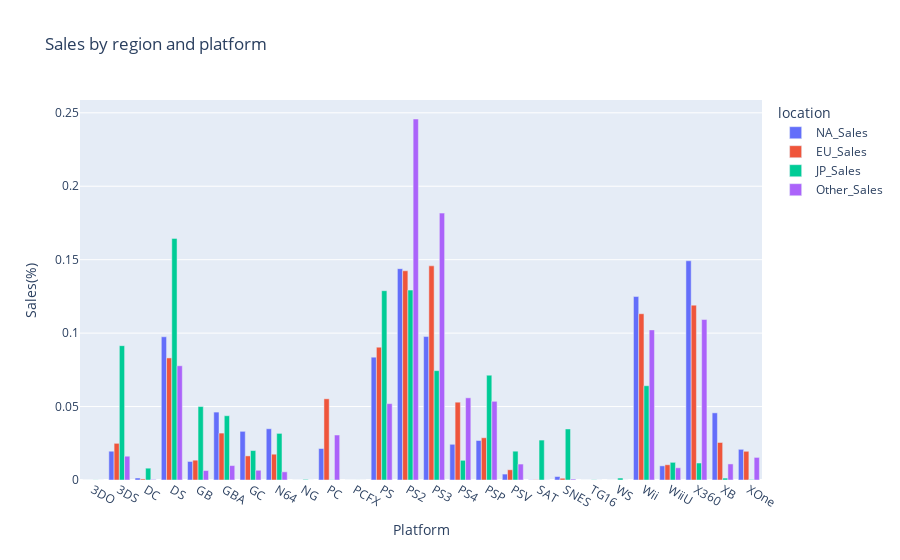

Notebook cell for this chart:
### Code cell
px.bar(df_plat_sales, title='Sales by region and platform', barmode="group", labels={'value': 'Sales(%)','variable': 'location'})

### Figure 1 — Plotly figure (JSON) as saved in the notebook; plotly's stock layout.template omitted (floating-point values rounded to 4 significant figures)
{"data": [{"alignmentgroup": "True", "hovertemplate": "location=NA_Sales<br>Platform=%{x}<br>Sales(%)=%{y}<extra></extra>", "legendgroup": "NA_Sales", "marker": {"color": "#636efa", "pattern": {"shape": ""}}, "name": "NA_Sales", "offsetgroup": "NA_Sales", "orientation": "v", "showlegend": true, "textposition": "auto", "type": "bar", "x": ["3DO", "3DS", "DC", "DS", "GB", "GBA", "GC", "N64", "NG", "PC", "PCFX", "PS", "PS2", "PS3", "PS4", "PSP", "PSV", "SAT", "SNES", "TG16", "WS", "Wii", "WiiU", "X360", "XB", "XOne"], "xaxis": "x", "y": [0, 0.01959, 0.001364, 0.09751, 0.01261, 0.04624, 0.03313, 0.03488, 0, 0.02142, 0, 0.08361, 0.1439, 0.09766, 0.02431, 0.02689, 0.004036, 0.0001381, 0.002348, 0, 0, 0.1249, 0.009623, 0.1492, 0.04572, 0.02089], "yaxis": "y"}, {"alignmentgroup": "True", "hovertemplate": "location=EU_Sales<br>Platform=%{x}<br>Sales(%)=%{y}<extra></extra>", "legendgroup": "EU_Sales", "marker": {"color": "#EF553B", "pattern": {"shape": ""}}, "name": "EU_Sales", "offsetgroup": "EU_Sales", "orientation": "v", "showlegend": true, "textposition": "auto", "type": "bar", "x": ["3DO", "3DS", "DC", "DS", "GB", "GBA", "GC", "N64", "NG", "PC", "PCFX", "PS", "PS2", "PS3", "PS4", "PSP", "PSV", "SAT", "SNES", "TG16", "WS", "Wii", "WiiU", "X360", "XB", "XOne"], "xaxis": "x", "y": [0, 0.02497, 0.0007237, 0.08311, 0.01349, 0.03194, 0.01641, 0.01757, 0, 0.05528, 0, 0.09044, 0.1424, 0.1458, 0.05297, 0.02876, 0.006968, 0.0001799, 0.001195, 0, 0, 0.1132, 0.01038, 0.1191, 0.02554, 0.01955], "yaxis": "y"}, {"alignmentgroup": "True", "hovertemplate": "location=JP_Sales<br>Platform=%{x}<br>Sales(%)=%{y}<extra></extra>", "legendgroup": "JP_Sales", "marker": {"color": "#00cc96", "pattern": {"shape": ""}}, "name": "JP_Sales", "offsetgroup": "JP_Sales", "orientation": "v", "showlegend": true, "textposition": "auto", "type": "bar", "x": ["3DO", "3DS", "DC", "DS", "GB", "GBA", "GC", "N64", "NG", "PC", "PCFX", "PS", "PS2", "PS3", "PS4", "PSP", "PSV", "SAT", "SNES", "TG16", "WS", "Wii", "WiiU", "X360", "XB", "XOne"], "xaxis": "x", "y": [7.52e-05, 0.09146, 0.008046, 0.1645, 0.05001, 0.04376, 0.02006, 0.03173, 0.0004042, 0.0001598, 2.82e-05, 0.1289, 0.1293, 0.07445, 0.01341, 0.07133, 0.01962, 0.02718, 0.03474, 0.0001504, 0.001335, 0.06418, 0.01202, 0.01156, 0.001297, 0.0003196], "yaxis": "y"}, {"alignmentgroup": "True", "hovertemplate": "location=Other_Sales<br>Platform=%{x}<br>Sales(%)=%{y}<extra></extra>", "legendgroup": "Other_Sales", "marker": {"color": "#ab63fa", "pattern": {"shape": ""}}, "name": "Other_Sales", "offsetgroup": "Other_Sales", "orientation": "v", "showlegend": true, "textposition": "auto", "type": "bar", "x": ["3DO", "3DS", "DC", "DS", "GB", "GBA", "GC", "N64", "NG", "PC", "PCFX", "PS", "PS2", "PS3", "PS4", "PSP", "PSV", "SAT", "SNES", "TG16", "WS", "Wii", "WiiU", "X360", "XB", "XOne"], "xaxis": "x", "y": [0, 0.01619, 0.0003484, 0.07777, 0.006426, 0.00982, 0.00662, 0.005561, 0, 0.03063, 0, 0.05199, 0.2458, 0.1817, 0.05595, 0.05358, 0.01085, 6.452e-05, 0.0006323, 0, 0, 0.1022, 0.008323, 0.1093, 0.01094, 0.01538], "yaxis": "y"}], "layout": {"barmode": "group", "legend": {"title": {"text": "location"}, "tracegroupgap": 0}, "title": {"text": "Sales by region and platform"}, "xaxis": {"anchor": "y", "domain": [0, 1], "title": {"text": "Platform"}}, "yaxis": {"anchor": "x", "domain": [0, 1], "title": {"text": "Sales(%)"}}}}
